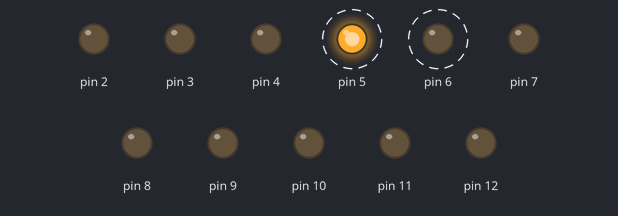
A sketch run on a simulated Arduino Uno, built with avr-gcc and run on an emulated ATmega328P. On the bench: output pins drawn as LEDs (lit = HIGH). Dashed ring = blinking.

Above: at 0.05 s.
Timing chart, 0 to 3.0 s (numbered marks = the images above):
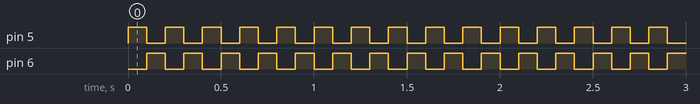

Measured:
- by itself, pin 5, pin 6: alternates HIGH for 0.10 s and LOW for 0.10 s

The sketch:

arduino-sniffer-test.ino
```cpp
//=====================
// arduino-sniffer-test.ino
// 2016-07-02
//=====================

void onoff(int pin,int ll)
{
 int i;
 for(i=0;i<ll;i++)
 {
  digitalWrite(pin,HIGH);
  delay(100);
  digitalWrite(pin,LOW);
  //delay(1);
 }
}

void setup()
{
 int i;
 for(i=2;i<13;i++)pinMode(i,OUTPUT);
}

void loop()
{
int i;
onoff(5,1);
onoff(6,1);

}
```
